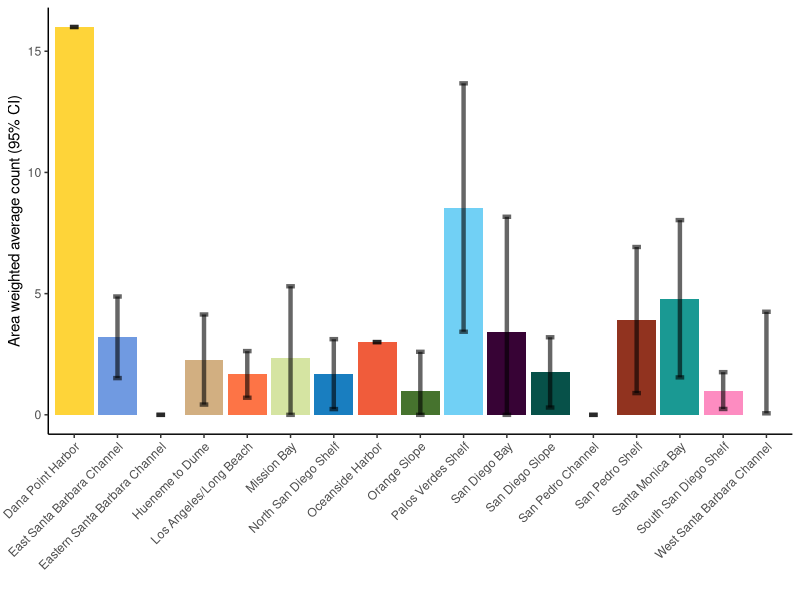
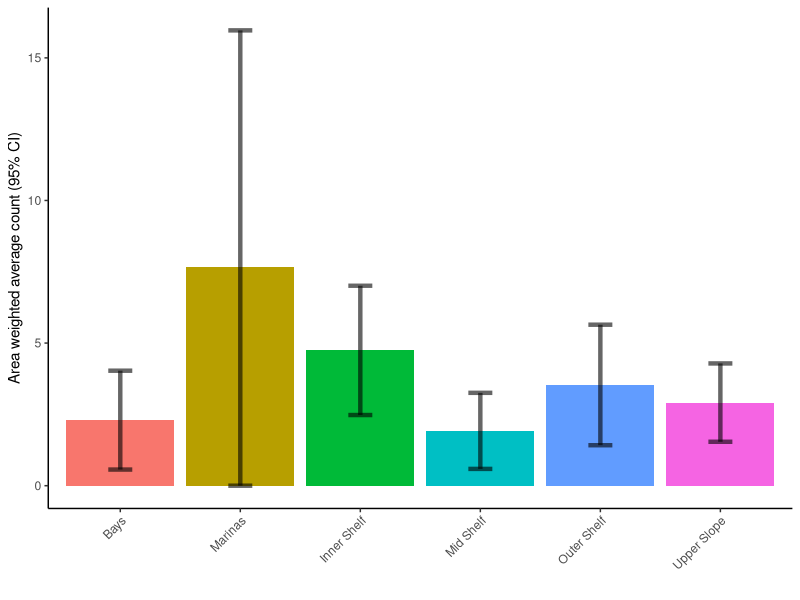

Recreate these plots in R, in order.
library(tidyverse)

stations <- readxl::read_excel('data/2018/Ocean/StationCompletionV8.xlsx')

ocean_debris <- readxl::read_excel('data/2018/Ocean/FISH-INVERT-DEBRIS-BIGHT18-CONNECTOR.xlsx', 
                                   sheet = 5)

debris_count <- ocean_debris %>% 
  mutate(debriscount = if_else(debriscount < 0, 0, debriscount)) %>% 
  group_by(stationid) %>% 
  summarise(
    debriscount = sum(debriscount)
  ) %>%
  arrange(desc(debriscount))

Debris <- debris_count %>% 
  inner_join(
    stations %>% 
      select(stationid, lat, lon, stratum, FinalStratum, 
             areaweight = `Area Weight All Sites`, Region),
    by = 'stationid'
  )



test <- Debris %>% 
  mutate(debriscount = if_else(debriscount < 0, 0, debriscount)) %>% 
  group_by(stationid) %>% 
  summarise(
    sum_debriscount = sum(debriscount, na.rm =T),
    denominator = max(areaweight),
    numerator = sum_debriscount * denominator,
  # ) %>% 
  # group_by(stationid) %>% 
  # summarise(
    mean = sum(numerator, na.rm = T)/sum(denominator, na.rm = T), 
    sd = sqrt(sum(((sum_debriscount - mean)*denominator)^2, na.rm = T)/
                (sum(denominator, na.rm = T))^2),
    CI_95 = 1.96*sd, 
    mean_debriscount = mean(sum_debriscount, na.rm = T),
    sd_debriscount = sd(sum_debriscount, na.rm = T),
    CI_95_debriscount = 1.96*sd_debriscount,
    Min = min(na.omit(sum_debriscount)),
    Max = max(na.omit(sum_debriscount)),
    Median = median(na.omit(sum_debriscount)),
    Pcnt_10 = quantile(na.omit(sum_debriscount), .1),
    Pcnt_90 = quantile(na.omit(sum_debriscount), .9),
    total = sum(sum_debriscount)
  )



area_weighted_count_stratum <- Debris %>% 
  mutate(debriscount = if_else(debriscount < 0, 0, debriscount)) %>% 
  group_by(FinalStratum) %>% 
  summarize(
    mean = sum(debriscount *areaweight, na.rm =T)/
      sum(areaweight, na.rm = T),
    sd = sqrt(sum(((debriscount - mean)*areaweight)^2, na.rm = T)/
                (sum(areaweight, na.rm = T))^2),
    CI_95 = 1.96*sd,
    mean_debriscount = mean(debriscount, na.rm = T),
    sd_debriscount = sd(debriscount, na.rm = T),
    CI_95_debriscount = 1.96*sd_debriscount,
    Min = min(na.omit(debriscount)),
    Max = max(na.omit(debriscount)),
    Median = median(na.omit(debriscount)),
    Pcnt_10 = quantile(na.omit(debriscount), .1),
    Pcnt_90 = quantile(na.omit(debriscount), .9)
  )


count_by_stratum <- area_weighted_count_stratum %>% 
  mutate(
    FinalStratum = factor(FinalStratum, levels = c('Bays', 'Ports', 'Marinas',
                                         'Estuaries', "Brackish Estuaries",
                                         "Inner Shelf", "Mid Shelf", "Outer Shelf",
                                         "Upper Slope", "Lower Slope", "Channel Islands",
                                         'Open', 'Urban', 'Agriculture')),
    error_min = mean - CI_95, 
    error_max = mean + CI_95,
    error_min = if_else(error_min < 0, 0, error_min)
  ) %>% 
  ggplot(aes(x = FinalStratum, y = mean, fill = FinalStratum)) +
  geom_col() +
  geom_errorbar(aes(ymin = error_min, ymax = error_max),
                width = 0.2, alpha = 0.6, size = 1.5) +
  
  theme_classic() +
  labs(
    y = 'Area weighted average count (95% CI)',
    x = ''
  ) +
  theme(axis.text.x = element_text(angle = 45, hjust = 1),
        legend.position = 'none')


# group by Region ---------------------------------------------------------

area_weighted_count_region <- Debris %>% 
  mutate(debriscount = if_else(debriscount < 0, 0, debriscount)) %>% 
  group_by(Region) %>% 
  summarize(
    mean = sum(debriscount *areaweight, na.rm =T)/
      sum(areaweight, na.rm = T),
    sd = sqrt(sum(((debriscount - mean)*areaweight)^2, na.rm = T)/
                (sum(areaweight, na.rm = T))^2),
    CI_95 = 1.96*sd,
    mean_debriscount = mean(debriscount, na.rm = T),
    sd_debriscount = sd(debriscount, na.rm = T),
    CI_95_debriscount = 1.96*sd_debriscount,
    Min = min(na.omit(debriscount)),
    Max = max(na.omit(debriscount)),
    Median = median(na.omit(debriscount)),
    Pcnt_10 = quantile(na.omit(debriscount), .1),
    Pcnt_90 = quantile(na.omit(debriscount), .9)
  )


count_by_region <- area_weighted_count_region %>% 
  mutate(
    error_min = mean - CI_95, 
    error_max = mean + CI_95,
    error_min = if_else(error_min < 0, 0, error_min)
  ) %>% 
  ggplot(aes(x = Region, y = mean, fill = Region)) +
  geom_col() +
  geom_errorbar(aes(ymin = error_min, ymax = error_max),
                width = 0.2, alpha = 0.6, size = 1.5) +
  
  theme_classic() +
  labs(
    y = 'Area weighted average count (95% CI)',
    x = ''
  ) +
  theme(axis.text.x = element_text(angle = 45, hjust = 1),
        legend.position = 'none') +
  ggsci::scale_fill_simpsons()

